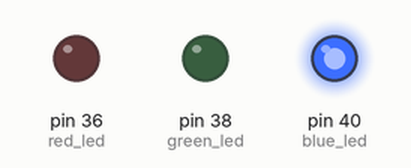
Simulated run of this program. Board: Raspberry Pi (header pin numbers). On the bench: output pins drawn as LEDs (lit = HIGH). System figures (address, load, memory, disk, uptime) are fixed made-up values.

Above: at 0.2 s.
Timing chart, 0 to 1.7 s (numbered marks = the images above):
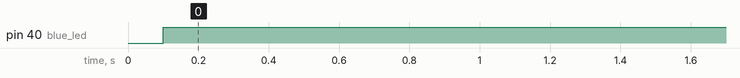

Measured:
- by itself, pin 40 (blue_led): LOW → HIGH at 0.10 s

The program:

cpu.py
```python
#!/usr/bin/python


import RPi.GPIO as GPIO
import time
import psutil

GPIO.setmode(GPIO.BOARD)
GPIO.setup(36, GPIO.OUT) # RED
GPIO.setup(38, GPIO.OUT) # GREEN
GPIO.setup(40, GPIO.OUT) # BLUE

red_led= GPIO.PWM(36,100)
green_led=GPIO.PWM(38,100)
blue_led=GPIO.PWM(40,100)


red_led.start(0)
green_led.start(0)
blue_led.start(0)


def dim ( led, value ):
    led.ChangeDutyCycle(value)
    time.sleep(0.05)


while True:
    usage=psutil.cpu_percent()
    if usage < 30 :
        dim(red_led,0)
        dim(green_led,0)
        dim(blue_led,100)
    elif usage >= 30 and usage < 80:
        dim(red_led,0)
        dim(blue_led,0)
        dim(green_led,100)
    else:
        dim(green_led,0)
        dim(blue_led,0)
        dim(red_led,100)

    time.sleep(1)

GPIO.cleanup()
```
